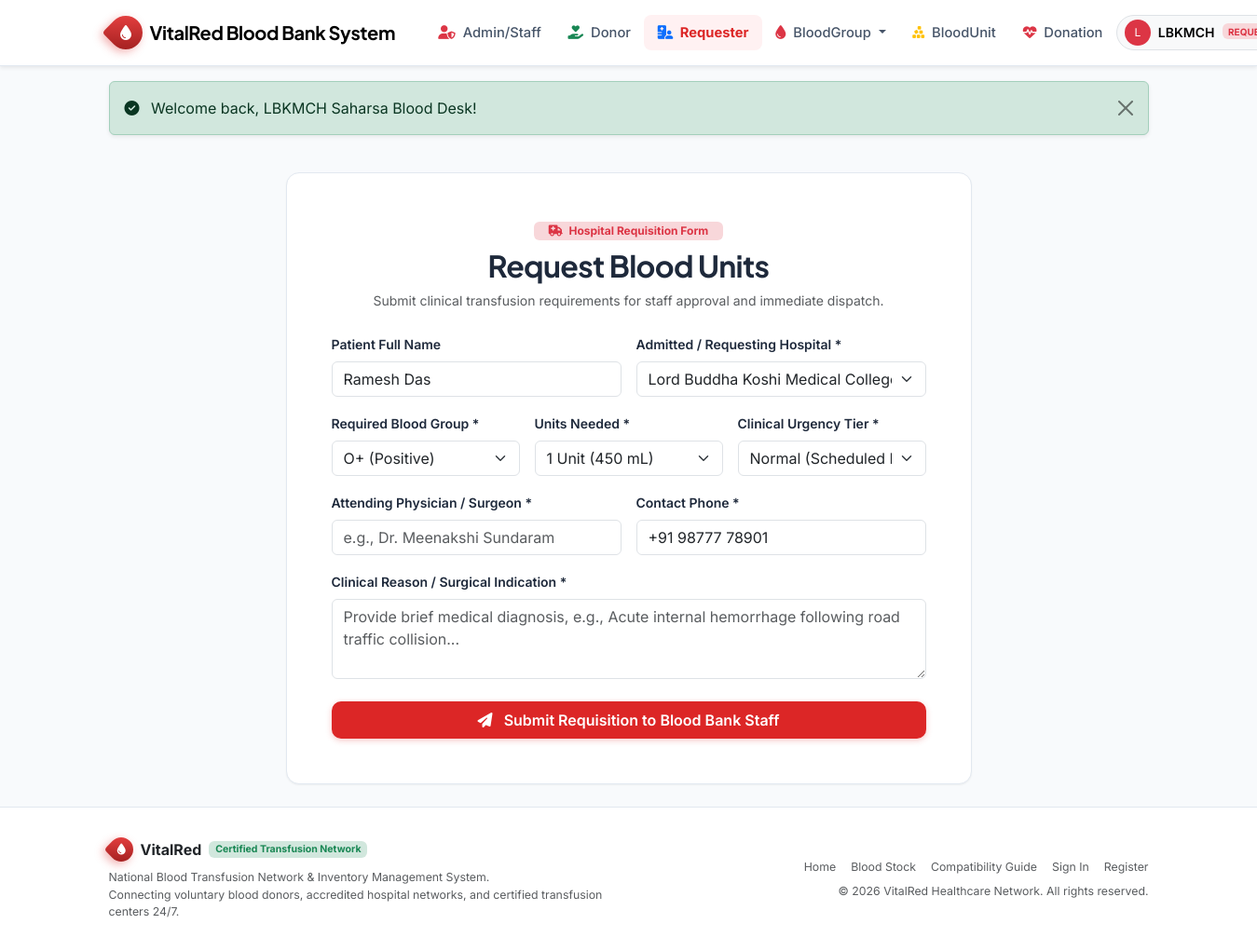
The app's page /requester/new_request.php (signed in) with its own data.
### tables this page shows
CREATE TABLE recipients (
    recipient_id INT AUTO_INCREMENT PRIMARY KEY,
    user_id INT NULL UNIQUE,                      
    hospital_id INT NOT NULL,
    patient_name VARCHAR(120) NOT NULL,
    dob DATE NOT NULL,
    gender ENUM('Male', 'Female', 'Other') NOT NULL,
    blood_group_id INT NOT NULL,
    contact_phone VARCHAR(25) NOT NULL,
    medical_record_no VARCHAR(50) NULL,
    created_at TIMESTAMP DEFAULT CURRENT_TIMESTAMP,
    CONSTRAINT fk_recipient_user FOREIGN KEY (user_id) 
        REFERENCES users (user_id) ON DELETE SET NULL ON UPDATE CASCADE,
    CONSTRAINT fk_recipient_hospital FOREIGN KEY (hospital_id) 
        REFERENCES hospitals (hospital_id) ON DELETE RESTRICT ON UPDATE CASCADE,
    CONSTRAINT fk_recipient_blood_group FOREIGN KEY (blood_group_id) 
        REFERENCES blood_groups (blood_group_id) ON DELETE RESTRICT ON UPDATE CASCADE,
    INDEX idx_recipient_hospital (hospital_id)
);

CREATE TABLE hospitals (
    hospital_id INT AUTO_INCREMENT PRIMARY KEY,
    name VARCHAR(180) NOT NULL,
    license_no VARCHAR(60) NOT NULL UNIQUE,
    address VARCHAR(255) NOT NULL,
    city VARCHAR(80) NOT NULL,
    state VARCHAR(80) NOT NULL DEFAULT 'Delhi NCR',
    pincode VARCHAR(15) NOT NULL,
    phone VARCHAR(25) NOT NULL,
    email VARCHAR(150) NOT NULL,
    contact_person VARCHAR(120) NOT NULL,
    is_active TINYINT(1) NOT NULL DEFAULT 1,
    created_at TIMESTAMP DEFAULT CURRENT_TIMESTAMP,
    INDEX idx_hospital_city (city)
);

CREATE TABLE blood_groups (
    blood_group_id INT AUTO_INCREMENT PRIMARY KEY,
    group_name VARCHAR(5) NOT NULL UNIQUE,       
    rh_factor ENUM('Positive', 'Negative') NOT NULL,
    critical_threshold INT NOT NULL DEFAULT 5,   
    description VARCHAR(255) NULL
);

### includes/auth_helper.php (called while the page is built, shortened)
<?php
require_once __DIR__ . '/../config/db.php';
function e($string) {
    return htmlspecialchars((string)($string ?? ''), ENT_QUOTES, 'UTF-8');
}

### config/db.php (called while the page is built, shortened)
<?php
try {
    $dsn = "mysql:host=" . DB_HOST . ";port=" . DB_PORT . ";dbname=" . DB_NAME . ";charset=" . DB_CHARSET;
    $options = [
        PDO::ATTR_ERRMODE            => PDO::ERRMODE_EXCEPTION,
        PDO::ATTR_DEFAULT_FETCH_MODE => PDO::FETCH_ASSOC,
        PDO::ATTR_EMULATE_PREPARES   => false,
    ];
    $pdo = new PDO($dsn, DB_USER, DB_PASS, $options);
} catch (PDOException $e) {
    die("<div style='font-family:sans-serif;padding:30px;background:#fee2e2;color:#991b1b;border-radius:8px;max-width:600px;margin:50px auto;border:1px solid #f87171;'>
        <h2>Database Connection Error</h2>
        <p>Could not connect to MySQL database <strong>" . htmlspecialchars(DB_NAME) . "</strong> on <strong>" . htmlspecialchars(DB_HOST) . "</strong>.</p>
        <p><em>" . htmlspecialchars($e->getMessage()) . "</em></p>
        <hr style='border:0;border-top:1px solid #fca5a5;'>
        <p>If running locally, make sure MySQL is running in XAMPP. If on Render, please configure the database environment variables in your Render dashboard.</p>
    </div>");
}
function get_all_blood_groups($pdo_conn = null) {
    global $pdo;
    $conn = $pdo_conn ?: $pdo;
    $default_groups = [
        ['blood_group_id' => 1, 'group_name' => 'A+',  'rh_factor' => 'Positive', 'critical_threshold' => 6],
        ['blood_group_id' => 2, 'group_name' => 'A-',  'rh_factor' => 'Negative', 'critical_threshold' => 3],
        ['blood_group_id' => 3, 'group_name' => 'B+',  'rh_factor' => 'Positive', 'critical_threshold' => 6],
        ['blood_group_id' => 4, 'group_name' => 'B-',  'rh_factor' => 'Negative', 'critical_threshold' => 3],
        ['blood_group_id' => 5, 'group_name' => 'AB+', 'rh_factor' => 'Positive', 'critical_threshold' => 4],
        ['blood_group_id' => 6, 'group_name' => 'AB-', 'rh_factor' => 'Negative', 'critical_threshold' => 2],
        ['blood_group_id' => 7, 'group_name' => 'O+',  'rh_factor' => 'Positive', 'critical_threshold' => 8],
        ['blood_group_id' => 8, 'group_name' => 'O-',  'rh_factor' => 'Negative', 'critical_threshold' => 4],
    ];
    try {
        $groups = $conn->query("SELECT * FROM blood_groups ORDER BY blood_group_id ASC")->fetchAll();
        if (!empty($groups)) {
            return $groups;
        }
        return $default_groups;
    } catch (Exception $e) {
        return $default_groups;
    }
}

### requester/new_request.php (the view, shortened to what this page needs)
<?php
require_once __DIR__ . '/../config/db.php';
require_once __DIR__ . '/../includes/auth_helper.php';
$user_id = $_SESSION['user_id'];
$stmt = $pdo->prepare("SELECT r.*, h.name AS hospital_name
                      FROM recipients r
                      JOIN hospitals h ON r.hospital_id = h.hospital_id
                      WHERE r.user_id = ? LIMIT 1");
$stmt->execute([$user_id]);
$recipient = $stmt->fetch();
$blood_groups = get_all_blood_groups($pdo);
$hospitals = [];
try {
    $hospitals = $pdo->query("SELECT * FROM hospitals WHERE is_active = 1 ORDER BY name ASC")->fetchAll();
} catch (Exception $e) {}
require_once __DIR__ . '/../includes/header.php';
?>
<div class="container py-4">
    <div class="row justify-content-center">
        <div class="col-lg-8">
            <div class="vr-card p-4 p-md-5">
                <div class="text-center mb-4">
                    <span class="badge bg-danger-subtle text-danger px-3 py-1 mb-2"><i class="fa-solid fa-truck-medical me-1"></i> Hospital Requisition Form</span>
                    <h2 class="fw-bold">Request Blood Units</h2>
                    <p class="text-muted small">Submit clinical transfusion requirements for staff approval and immediate dispatch.</p>
                </div>
                <form method="POST" action="<?= BASE_URL ?>requester/new_request.php">
                    <div class="row g-3 mb-3">
                        <div class="col-md-6">
                            <label class="form-label small fw-semibold">Patient Full Name</label>
                            <input type="text" class="form-control" value="<?= e($recipient['patient_name']) ?>" readonly>
                        </div>
                        <div class="col-md-6">
                            <label class="form-label small fw-semibold">Admitted / Requesting Hospital *</label>
                            <select class="form-select" name="hospital_id" required>
                                <?php foreach ($hospitals as $h): ?>
                                    <option value="<?= $h['hospital_id'] ?>" <?= $recipient['hospital_id'] == $h['hospital_id'] ? 'selected' : '' ?>>
                                        <?= e($h['name']) ?> (<?= e($h['city']) ?>)
                                    </option>
                                <?php endforeach; ?>
                            </select>
                        </div>
                        <div class="col-md-4">
                            <label class="form-label small fw-semibold">Required Blood Group *</label>
                            <select class="form-select" name="blood_group_id" required>
                                <?php foreach ($blood_groups as $bg): ?>
                                    <option value="<?= $bg['blood_group_id'] ?>" <?= $recipient['blood_group_id'] == $bg['blood_group_id'] ? 'selected' : '' ?>>
                                        <?= e($bg['group_name']) ?> (<?= e($bg['rh_factor']) ?>)
                                    </option>
                                <?php endforeach; ?>
                            </select>
                        </div>
                        <div class="col-md-4">
                            <label class="form-label small fw-semibold">Units Needed *</label>
                            <select class="form-select" name="units_needed">
                                <option value="1">1 Unit (450 mL)</option>
                            </select>
                        </div>
                        <div class="col-md-4">
                            <label class="form-label small fw-semibold">Clinical Urgency Tier *</label>
                            <select class="form-select" name="urgency" required>
                                <option value="Normal">Normal (Scheduled Procedure)</option>
                            </select>
                        </div>
                        <div class="col-md-6">
                            <label class="form-label small fw-semibold">Attending Physician / Surgeon *</label>
                            <input type="text" class="form-control" name="doctor_name" placeholder="e.g., Dr. Meenakshi Sundaram" required>
                        </div>
                        <div class="col-md-6">
                            <label class="form-label small fw-semibold">Contact Phone *</label>
                            <input type="tel" class="form-control" value="<?= e($recipient['contact_phone']) ?>" readonly>
                        </div>
                        <div class="col-12">
                            <label class="form-label small fw-semibold">Clinical Reason / Surgical Indication *</label>
                            <textarea class="form-control" name="reason" rows="3" placeholder="Provide brief medical diagnosis, e.g., Acute internal hemorrhage following road traffic collision..." required></textarea>
                        </div>
                    </div>
                    <div class="d-grid mt-4">
                        <button type="submit" class="btn btn-vitalred py-2 fs-6">
                            <i class="fa-solid fa-paper-plane me-2"></i> Submit Requisition to Blood Bank Staff
                        </button>
                    </div>
                </form>
            </div>
        </div>
    </div>
</div>
<?php require_once __DIR__ . '/../includes/footer.php'; ?>

### assets/css/style.css (style rules this page uses)
:root { --primary-red: #dc2626; --primary-red-hover: #b91c1c; --primary-red-dark: #991b1b; --primary-red-light: #fee2e2; --primary-red-ultra-light: #fff1f2; --accent-emerald: #059669; --accent-blue: #2563eb; --accent-purple: #7c3aed; --dark-slate: #0f172a; --card-slate: #1e293b; --border-color: #e2e8f0; --body-bg: #f8fafc; --text-main: #1e293b; --text-muted: #64748b; --font-heading: 'Plus Jakarta Sans', system-ui, -apple-system, sans-serif; --font-body: 'Inter', system-ui, -apple-system, sans-serif; --shadow-sm: 0 1px 2px 0 rgb(0 0 0 / 0.05); --shadow-md: 0 4px 6px -1px rgb(0 0 0 / 0.08), 0 2px 4px -2px rgb(0 0 0 / 0.05); --shadow-lg: 0 10px 15px -3px rgb(0 0 0 / 0.08), 0 4px 6px -4px rgb(0 0 0 / 0.04); --shadow-xl: 0 20px 25px -5px rgb(0 0 0 / 0.1), 0 8px 10px -6px rgb(0 0 0 / 0.05); }
body { font-family: var(--font-body); background-color: var(--body-bg); color: var(--text-main); min-height: 100vh; display: flex; flex-direction: column; }
h1, h2, h3, h4, h5, h6, .navbar-brand { font-family: var(--font-heading); font-weight: 700; letter-spacing: -0.02em; }
.vr-card { background: #ffffff; border: 1px solid var(--border-color); border-radius: 14px; box-shadow: var(--shadow-sm); transition: transform 0.2s ease, box-shadow 0.2s ease; overflow: hidden; }
.btn-vitalred { background-color: var(--primary-red); color: #ffffff; font-weight: 600; border: none; border-radius: 10px; padding: 0.65rem 1.35rem; box-shadow: 0 2px 6px rgba(220, 38, 38, 0.25); transition: all 0.2s ease; }

### records on screen
recipients: patient_name "Ramesh Das", hospital_id "Lord Buddha Koshi Medical College & Hospital (LBKMCH) (Saharsa)", blood_group_id "O+ (Positive)", contact_phone "+91 98777 78901"

### other values on screen
substr($current_user['full_name'], 0, 1) "L"
explode(' ', $current_user['full_name'])[0] "LBKMCH"
$flash['message'] "Welcome back, LBKMCH Saharsa Blood Desk!"
